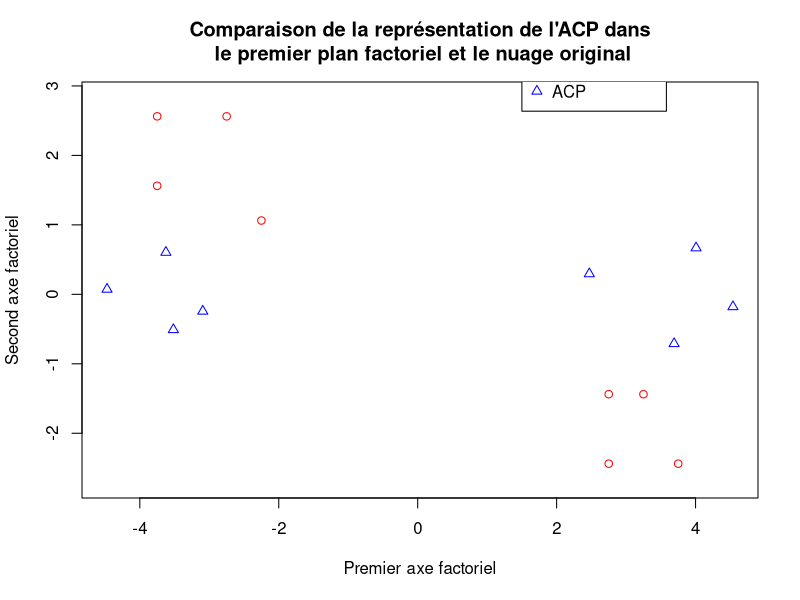

Write the R code that produced this figure. (Note: this script raises an error after producing the figure.)
x <- matrix(
       c(8.5, 1.5, 3.5, 5, 2, 6.5, 9.5, 1.5, 8.5, 2.5, 3, 6.5, 9, 2.5, 2, 5.5),
       nrow = 8, ncol = 2, byrow = T)

n <- dim(x)[1]
p <- dim(x)[2]

# centers x by columns
x <- apply(x, 2, function(col) { col - mean(col) })

# computes the covariance matrix
sigma <- 1/n * t(x) %*% x

# computes the eigen values and vectors
eigenSigma <- eigen(sigma)
print(eigenSigma$vectors)

# computes the percentage of explained inertia
cat(paste('first factorial axis',
          100 * eigenSigma$values[1] / sum(eigenSigma$values), '%\n'))
cat(paste('second factorial axis',
          100 * eigenSigma$values[2] / sum(eigenSigma$values), '%\n'))

# computes the principal components
comps <- x %*% eigenSigma$vectors
print(comps)

# plots the principal components
pngName <- 'pca.png'
png(pngName)
plot(x[, 1], x[, 2],
     asp = 1,
     xlab = 'Premier axe factoriel', ylab = 'Second axe factoriel',
     main = paste('Comparaison de la représentation de l\'ACP dans\n',
                  'le premier plan factoriel et le nuage original'),
     col = 'red',
     pch = 1,
     xlim = range(comps[, 1]))
points(comps,
       col = ' blue',
       pch = 2)
legend(1.5, 3.5,
       c('Nuage original', 'ACP'),
       col = c('red', 'blue'),
       pch = c(1,2))
dev.off()
cat(paste(pngName, 'sauvegardee\n'))

# computes the sqaured euclidean distances for X
dSquared <- as.matrix(dist(x)^2)
cat('D^2\n')
print(dSquared)
cat('\n\n')

# dot product matrices
w1 <- x %*% t(x)
qn <- diag(1, n) - 1/n * matrix(1, ncol = n, nrow = n)
w2 <- -1/2 * qn %*% dSquared %*% qn
stopifnot(all.equal(w1, w2))
cat('W\n')
print(w1)
cat('\n\n')

# check that w1 and w2 are positive semi-definite
eigenW <- eigen(1/n * w1)
moreThan0 <- function(x) { return(x > 0 || abs(x) < .Machine$double.eps) }
stopifnot(moreThan0(eigenW$values))

v <- eigenW$vectors
l <- diag(eigenW$values)
cat('V\n')
print(v)
cat('\n\n')

cat('L\n')
print(l)
cat('\n\n')
components <- v %*% sqrt(l)

pngName2 <- 'aftd.png'
png(pngName2)

plot(x[,1], x[,2],
     asp = 1,
     xlab = 'Premier axe factoriel', ylab = 'Second axe factoriel',
     main = paste('Comparaison entre la representation de l\'AFTD \net le',
                  'nuage original'),
     col = 'red',
     pch = 1)
points(components[,1], components[,2],
       col = 'blue',
       pch = 2)
legend(1.5, 3,
       c('Nuage original', 'AFTD'),
       col = c('red', 'blue'),
       pch = c(1,2))

dev.off()
cat(paste(pngName2, 'sauvegardee\n'))
